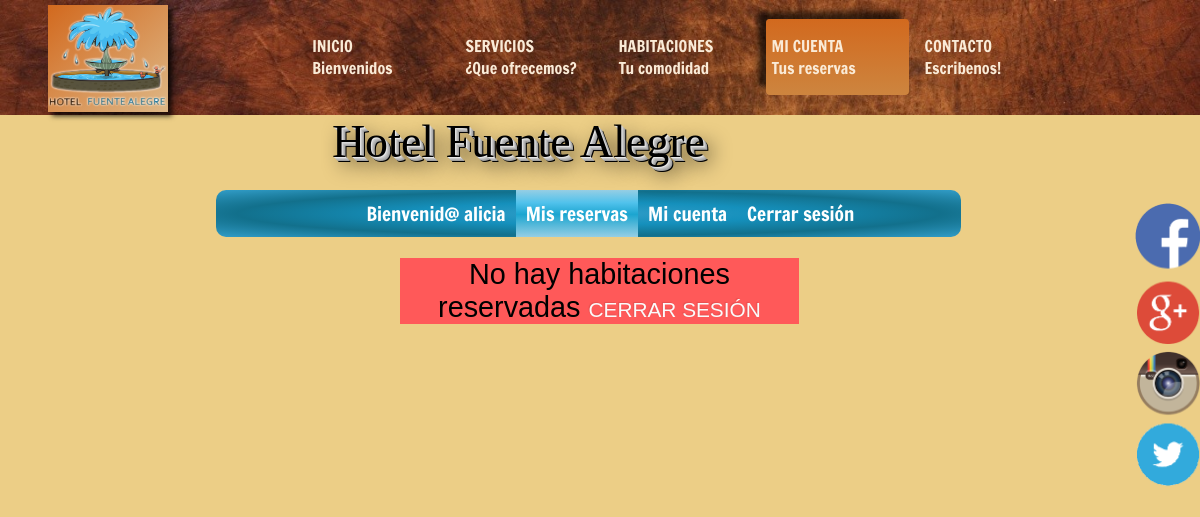
Screenshot of /Controller/usuario/index.php (signed in) with the database file from the repository.
### tables this page shows
CREATE TABLE `imagen` (
  `codImagen` tinytext NOT NULL,
  `ruta` tinytext NOT NULL,
  `nombre` tinytext NOT NULL,
  `estado` tinytext
);

CREATE TABLE `texto` (
  `servicios` text NOT NULL,
  `comedor` text NOT NULL,
  `habIndividual` text NOT NULL,
  `habDoble` text NOT NULL,
  `nombreHotel` tinytext NOT NULL
);

### Model/datosHotel.php (called while the page is built, shortened)
<?php
class datosHotel {
    public static function getNombreDelHotel(){
        $conexion = HotelDB::connectDB();
        $seleccion = "SELECT nombreHotel FROM texto" ;
        $consulta = $conexion->query($seleccion);
        $clientes = $consulta->fetchObject();
        return $clientes;
    }
    public static function getNombreImagen($idImagen){
        $conexion = HotelDB::connectDB();
        $seleccion = "SELECT nombre FROM imagen WHERE codImagen='" . $idImagen ."'";
        $consulta = $conexion->query($seleccion);
        $nombreImg= $consulta->fetchObject();
        return $nombreImg;
    }
    public static function getEstadoImagen($idImagen){
        $conexion = HotelDB::connectDB();
        $seleccion = "SELECT estado FROM imagen WHERE codImagen='" . $idImagen ."'";
        $consulta = $conexion->query($seleccion);
        $estadoImg= $consulta->fetchObject();
        return $estadoImg;
    }
    public static function getUrlSocial($idImagen){
        $conexion = HotelDB::connectDB();
        $seleccion = "SELECT ruta FROM imagen WHERE codImagen='" . $idImagen ."'";
        $consulta = $conexion->query($seleccion);
        $rutas= $consulta->fetchObject();
        return $rutas;
    }
}

### View/usuario/index.php (the view, shortened to what this page needs)
<!DOCTYPE html>
<html lang="es">
    <head>
        <link rel="stylesheet" type="text/css" href="../../View/css/main.css">
    </head>
    <body class="fondoCuerpo">
        <div class="cabecera">
            <div class="logoCabecera">
                <img src="../../View/img/uploads/<?=$logo->nombre?>" class="imgLogoResponsive">
            </div>
            <div class="flex-container space-between">
                <a href="../index.php" class="flex-item"><p>INICIO <br>Bienvenidos</p></a>
                <a href="servicios.php" class="flex-item"><p>SERVICIOS <br>¿Que ofrecemos?</p></a>
                <a href="tiposHabitaciones.php" class="flex-item"><p>HABITACIONES <br>Tu comodidad</p></a>
                <a href="login.php" class="flex-item seleccionado"><p>MI CUENTA <br>Tus reservas</p></a>
                <a href="contacto.php" class="flex-item"><p>CONTACTO <br>Escribenos!</p></a>
            </div>
        </div>
        <div class="contenedor">
            <div class="contenedorTexto">
                <span class="texto3D"><?= $nombreHotel->nombreHotel?></span>
            </div>
            <div class="redesSociales">
                <ul class="listaSocial">
                <?php
                    if($estadoImg['facebook']->estado == "habilitado"){
                        ?><a href="<?=$urlSociales['facebook']->ruta?>" target="_blank"><li><span id="elemento1"></span></li></a><?php
                    }
                    if($estadoImg['googlePlus']->estado == "habilitado"){
                        ?><a href="<?=$urlSociales['googlePlus']->ruta?>" target="_blank"><li><span id="elemento2"></span></li></a><?php
                    }
                    if($estadoImg['instagram']->estado == "habilitado"){
                        ?><a href="<?=$urlSociales['instagram']->ruta?>" target="_blank"><li><span id="elemento3"></span></li></a><?php
                    }
                    if($estadoImg['twitter']->estado == "habilitado"){
                        ?><a href="<?=$urlSociales['twitter']->ruta?>" target="_blank"><li><span id="elemento4"></span></li></a><?php
                    }
                ?>
              </ul>
            </div>
            <ul class="menu1">
                <li class="menu2 esquinaI"><a href="miCuenta.php">Bienvenid@ <?= $usuario ?></a></li>
                <li class="menu2 seleccionadoMenuUsuario"><a href="index.php">Mis reservas</a></li>
                <li class="menu2"><a href="miCuenta.php">Mi cuenta</a></li>
                <li class="menu2 esquinaD"><a href="logout.php">Cerrar sesión</a></li>
            </ul>
<?php
            if(!empty($data['datos'])){
            ?>
            <table class="tablaHabitaciones">
              <th class="tablahabitacionesTh">Habitación</th>
              <th class="tablahabitacionesTh">Tipo</th>
              <th class="tablahabitacionesTh">Capacidad</th>
              <th class="tablahabitacionesTh">Planta</th>
              <th class="tablahabitacionesTh">Precio/Noche</th>
              <th class="tablahabitacionesTh">Fecha Entrada</th>
              <th class="tablahabitacionesTh">Fecha Salida</th>
              <?php
                foreach ($data['datos'] as $hab) {
              ?>
              <tr>
                <td>
                  Habitación Nº <?= $hab->GetCodHabitacion()?>
                </td>
                <td>
                  Habitacion <?= $hab->GetTipo()?>
                </td>
                <td>
                  Capacidad <?= $hab->GetCapacidad()?>
                </td>
                <td>
                  Planta <?= $hab->GetPlanta()?>
                </td>
                <td>
                  Precio <?= $hab->GetTarifa()?>€
                </td>
                <td>
                  <?= $hab->GetFechaEntrada()?>
                </td>
                <td>
                  <?= $hab->GetFechaSalida()?>
                </td>
              </tr>
              <?php
                }
              ?>
            </table>
            <?php
            }else{
              ?>
              <div class="mensaje1">
                  <span>No hay habitaciones reservadas</span>
                  <a class="spanTituloTabla2" href="logout.php">Cerrar sesión</a>
              </div>
              <?php
            }

### View/css/main.css (style rules this page uses)
body { margin: 0; }
.fondoCuerpo { background-color: #ecce86; }
a:link { text-decoration: none; }
.contenedor { width: 90%; }
.contenedorTexto { text-align: center; margin-right: 4%; margin-bottom: 1%; }
.texto3D { text-shadow: 1px 1px 0px #e6e6e6, 2px 2px 0px #c8c8c8, 3px 3px 0px #b4b4b4, 4px 4px 0px #a0a0a0, 5px 5px 0px black, 8px 8px 20px black; font-size: 46px; }
.redesSociales { width: 51px; float: right; left: 91%; position: fixed; }
#elemento1, #elemento2, #elemento3, #elemento4 { background-image: url("../img/spriteSocial.png"); background-position: 0px 0px; background-repeat: no-repeat; width: 72px; height: 96px; display: inline-block; vertical-align: middle; background-size: 100%; }
#elemento1 { background-position: 0px 5px; height: 82px; }
#elemento2 { background-position: 5px -209px; height: 71px; }
#elemento3 { background-position: 4px -74px; height: 71px; }
#elemento4 { background-position: 5px -142px; height: 71px; }
.listaSocial { list-style: none; }
.spanTituloTabla2 { color: #fafafa; font-size: 1.3rem; text-shadow: -1px -1px 1px rgba(0, 0, 0, 0.1); text-transform: uppercase; margin: 0; }
.mensaje1 { background-color: #ff5959; width: 37%; margin-left: 37%; font-size: 1.8rem; text-align: center; font-family: helvetica, arial, sans-serif; font-weight: normal; }
.menu1 { list-style-type: none; margin: 0; padding: 0; overflow: hidden; background: linear-gradient(to bottom, #329dc8 0%, #1590bc 27%, #12708c 52%, #329dc8 100%); font-family: 'Francois One', sans-serif; font-size: 1.2rem; width: 56%; border-radius: 10px; padding-left: 13%; margin: 2% 0 2% 20%; }
.menu2 { float: left; }
.menu2 a { display: block; color: white; text-align: center; padding: 10px; text-decoration: none; }
.seleccionadoMenuUsuario { background: linear-gradient(to bottom, #95cee4 0%, #51c2ec 27%, #1ba5d0 52%, #95cee4 100%); }
a { text-decoration: none; outline: 0; }
.cabecera { width: 100%; height: 115px; background: url("../img/marronHeader.jpg") no-repeat; background-size: 100% auto; }
.logoCabecera { width: 10%; height: auto; margin-left: 4%; margin-top: 0.4%; background: linear-gradient(to bottom right, Chocolate, BurlyWood); box-shadow: 4px 4px 5px 0px rgba(0, 0, 0, 0.75); float: left; }
.imgLogoResponsive { width: 100%; height: auto; }
.flex-container { height: 70px; padding: 5px; margin: auto; display: -webkit-flex; display: -ms-flexbox; display: flex; align-items: flex-end; }
.flex-item { display: inherit; width: 14%; height: auto; margin: 5px; margin-top: 4%; margin-bottom: -20px; border-radius: 4px; }
.seleccionado { background: linear-gradient(Chocolate, Peru); box-shadow: -8px -8px 6px 0px rgba(0, 0, 0, 0.68); }
.flex-item p { width: 100%; -webkit-align-self: center; -ms-flex-item-align: center; align-self: center; margin-left: 6px; font-size: 1rem; font-family: 'Francois One', sans-serif; color: antiquewhite; }
.flex-item p::first-line { font-size: 1rem; }
.flex-container.space-between { -webkit-justify-content: space-between; -ms-flex-pack: justify; justify-content: center; }
.menu1 { background: -webkit-radial-gradient(ellipse, #329dc8, #1590bc, #12708c, #329dc8); background: radial-gradient(ellipse, #329dc8, #1590bc, #12708c, #329dc8); }
#elemento1, #elemento2, #elemento3, #elemento4 { transition: transform 1s; -o-transition: transform 1s; -moz-transition: transform 1s; -webkit-transition: transform 1s; transition-timing-function: linear; -o-transition-timing-function: linear; -moz-transition-timing-function: linear; -webkit-transition-timing-function: linear; }

### rows the page displays
imagen: nombre (picture)
texto: nombreHotel "Hotel Fuente Alegre"

### other values shown
$usuario "alicia"
